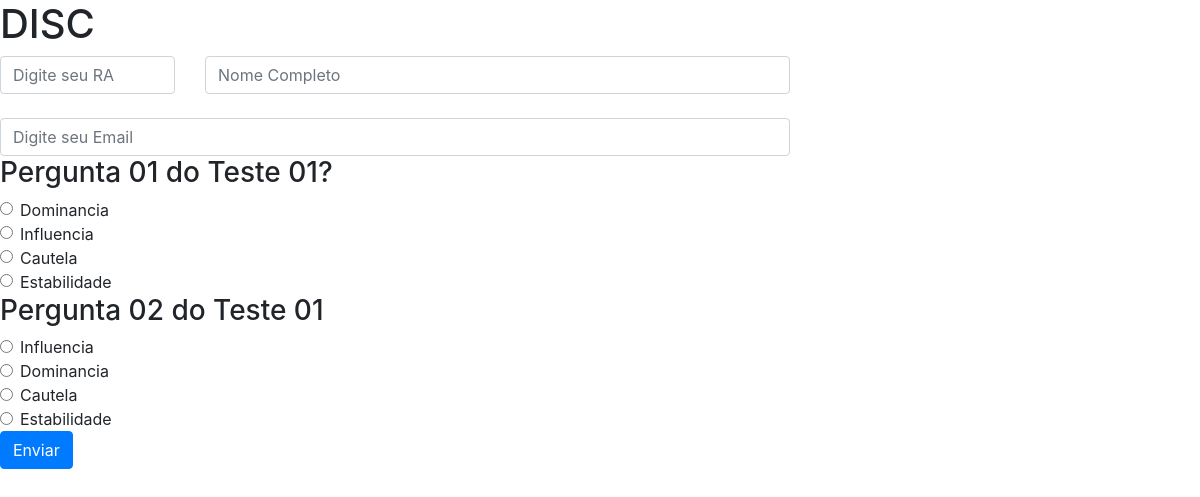
/teste/1/, run on the app's committed database.
### projeto5_website/models.py (models this page shows, shortened)
class Pergunta(models.Model):
  teste = models.ForeignKey(Teste, on_delete=models.CASCADE)
  enunciado = models.TextField(max_length=140)

class Alternativa(models.Model):
  pergunta = models.ForeignKey(Pergunta, on_delete=models.CASCADE)
  conteudo = models.CharField(max_length=30, blank=False)
  perfil = models.IntegerField(choices=CHOICES_ALTERNATIVA, blank=False)

### projeto5_website/views.py (the view, shortened to what this page needs)
# urls.py: path('teste/<int:teste>/', views.teste, name='teste'),
def teste(request, teste):
  perguntas_dict = {}
  if request.method == 'GET':
    for pergunta in Pergunta.objects.filter(teste__id=teste):
      perguntas_dict[pergunta.enunciado] = Alternativa.objects.filter(pergunta=pergunta)
    return render(request, "projeto5_website/teste.html",
              {"perguntas": perguntas_dict})

### projeto5/templates/projeto5_website/teste.html (shortened to what this page needs)
{% extends "projeto5_website/base.html" %}
{% block content %}
  <form method="post">
    <div class="row">
      <div class="col-md-2">
        <input id="ra" type="text" class="form-control" placeholder="Digite seu RA" name="ra" >
      </div>
      <div class="col-md-6">
        <input id="name" name="nome" type="text" class="form-control" placeholder="Nome Completo" aria-label="Username" aria-describedby="basic-addon1">
      </div>
    </div>
    <br>
  <div class="row">
   <div class="col-md-8">
      <input name="email" type="email" class="form-control" id="e-mail" placeholder="Digite seu Email">
    </div>
  </div>
    {% for pergunta,alternativas in perguntas.items %}
      <h3>{{pergunta}}</h3>
      <fieldset>
        {% for alternativa in alternativas %}
        <div class="form-check">
          <input class="form-check-input" type="radio" name="{{pergunta}}" value="{{alternativa.perfil}}">
          <label class="form-check-label">{{alternativa.conteudo}}
          </label>
        </div>
        {% endfor %}
      </fieldset>
    {% endfor %}
    <button id="enviar" class="btn btn-primary"  type="submit ">Enviar</button>
  </form>
{% endblock %}

### data on the page
Pergunta: perguntas "Pergunta 01 do Teste 01?"
Alternativa: conteudo "Dominancia"
Alternativa: conteudo "Influencia"
Alternativa: conteudo "Cautela"
Alternativa: conteudo "Estabilidade"
Pergunta: perguntas "Pergunta 02 do Teste 01"
Alternativa: conteudo "Influencia"
Alternativa: conteudo "Dominancia"
Alternativa: conteudo "Cautela"
Alternativa: conteudo "Estabilidade"
